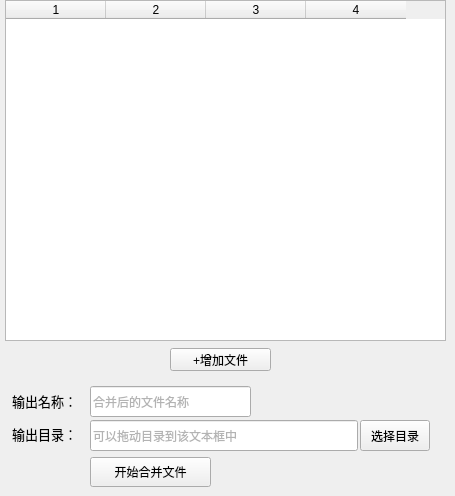
       <widget class="QWidget" name="tab_Filemerge">
        <attribute name="title">
         <string>文件合并</string>
        </attribute>
        <widget class="QPushButton" name="btnAddFile">
         <property name="geometry">
          <rect>
           <x>170</x>
           <y>348</y>
           <width>101</width>
           <height>23</height>
          </rect>
         </property>
         <property name="toolTip">
          <string>&lt;html&gt;&lt;head/&gt;&lt;body&gt;&lt;p&gt;&lt;span style=&quot; font-size:10pt; color:#0055ff;&quot;&gt;支持PDF文件拖入表格&lt;/span&gt;&lt;/p&gt;&lt;/body&gt;&lt;/html&gt;</string>
         </property>
         <property name="styleSheet">
          <string notr="true"/>
         </property>
         <property name="text">
          <string>+增加文件</string>
         </property>
        </widget>
        <widget class="mytable" name="tableWidgetMerge">
         <property name="geometry">
          <rect>
           <x>5</x>
           <y>0</y>
           <width>441</width>
           <height>341</height>
          </rect>
         </property>
         <property name="toolTip">
          <string>&lt;html&gt;&lt;head/&gt;&lt;body&gt;&lt;p&gt;&lt;span style=&quot; font-size:10pt; color:#0055ff;&quot;&gt;支持PDF文件拖入表格&lt;/span&gt;&lt;/p&gt;&lt;/body&gt;&lt;/html&gt;</string>
         </property>
         <property name="rowCount">
          <number>0</number>
         </property>
         <property name="columnCount">
          <number>4</number>
         </property>
         <column/>
         <column/>
         <column/>
         <column/>
        </widget>
        <widget class="CustomLineEdit" name="lineEditOutMerge">
         <property name="geometry">
          <rect>
           <x>90</x>
           <y>420</y>
           <width>268</width>
           <height>31</height>
          </rect>
         </property>
         <property name="styleSheet">
          <string notr="true">color: rgb(103, 103, 103);</string>
         </property>
         <property name="text">
          <string/>
         </property>
         <property name="readOnly">
          <bool>true</bool>
         </property>
         <property name="placeholderText">
          <string>可以拖动目录到该文本框中</string>
         </property>
        </widget>
        <widget class="QLabel" name="labOutput_5">
         <property name="geometry">
          <rect>
           <x>12</x>
           <y>419</y>
           <width>81</width>
           <height>30</height>
          </rect>
         </property>
         <property name="font">
          <font>
           <family>等线</family>
           <pointsize>10</pointsize>
           <weight>50</weight>
           <italic>false</italic>
           <bold>false</bold>
          </font>
         </property>
         <property name="styleSheet">
          <string notr="true">
font: 10pt &quot;等线&quot;;</string>
         </property>
         <property name="text">
          <string>输出目录：</string>
         </property>
        </widget>
        <widget class="QPushButton" name="btnSelectMergeDir">
         <property name="geometry">
          <rect>
           <x>360</x>
           <y>420</y>
           <width>70</width>
           <height>31</height>
          </rect>
         </property>
         <property name="styleSheet">
          <string notr="true"/>
         </property>
         <property name="text">
          <string>选择目录</string>
         </property>
        </widget>
        <widget class="QPushButton" name="btnMerge">
         <property name="geometry">
          <rect>
           <x>90</x>
           <y>457</y>
           <width>121</width>
           <height>30</height>
          </rect>
         </property>
         <property name="styleSheet">
          <string notr="true"/>
         </property>
         <property name="text">
          <string>开始合并文件</string>
         </property>
        </widget>
        <widget class="QLabel" name="labWater_3">
         <property name="geometry">
          <rect>
           <x>12</x>
           <y>386</y>
           <width>81</width>
           <height>30</height>
          </rect>
         </property>
         <property name="font">
          <font>
           <family>等线</family>
           <pointsize>10</pointsize>
           <weight>50</weight>
           <italic>false</italic>
           <bold>false</bold>
          </font>
         </property>
         <property name="styleSheet">
          <string notr="true">
font: 10pt &quot;等线&quot;;</string>
         </property>
         <property name="text">
          <string>输出名称：</string>
         </property>
        </widget>
        <widget class="CustomLineEdit" name="lineEditMergeOutFile">
         <property name="geometry">
          <rect>
           <x>90</x>
           <y>386</y>
           <width>161</width>
           <height>31</height>
          </rect>
         </property>
         <property name="toolTip">
          <string>合并后的文件名称</string>
         </property>
         <property name="styleSheet">
          <string notr="true">color: rgb(103, 103, 103);</string>
         </property>
         <property name="text">
          <string/>
         </property>
         <property name="placeholderText">
          <string>合并后的文件名称</string>
         </property>
        </widget>
        <zorder>btnAddFile</zorder>
        <zorder>tableWidgetMerge</zorder>
        <zorder>labOutput_5</zorder>
        <zorder>btnSelectMergeDir</zorder>
        <zorder>lineEditOutMerge</zorder>
        <zorder>btnMerge</zorder>
        <zorder>labWater_3</zorder>
        <zorder>lineEditMergeOutFile</zorder>
       </widget>
